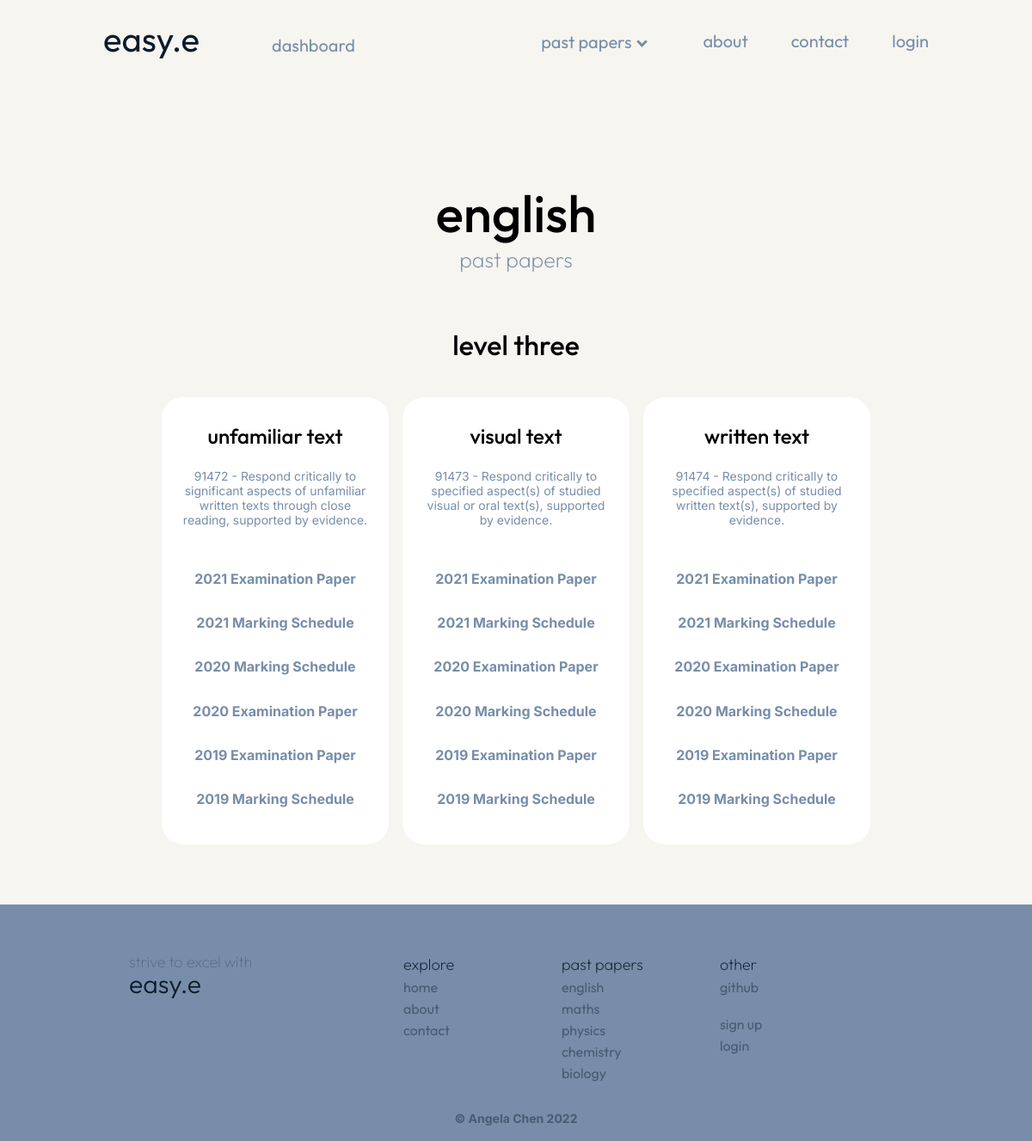
/past_papers_english, run on the app's committed database.
### models.py (models this page shows, shortened)
class Paper(db.Model):
    __tablename__ = "past_papers"
    id = db.Column(db.Integer, primary_key=True)
    paper_file = db.Column(db.Text())
    name = db.Column(db.Text())
    subject = db.Column(db.Integer, db.ForeignKey("subjects.id"))
    standard = db.Column(db.Text())

### main.py (the view)
@app.route("/past_papers_english")
def english():
    epapers = models.Paper.query.filter_by(subject=1)
    return render_template(
        "english.html", page_title="English_Past_Papers", epapers=epapers
    )

### templates/english.html (shortened to what this page needs)
{% extends "layout.html" %}
{% block content %}
<div class="subject_header">
    <h1 class="subject_title">english</h1>
    <h2 class="subject_subtitle">past papers</h2>
</div>
<div class="page">
    <h1 class="level">level three</h1>
    <div class="standard">
        <div class="standard_box">
            <h2 class="standard_title">unfamiliar text</h2>
            <p class="standard_description">91472 - Respond critically to significant aspects of unfamiliar written texts through close reading, supported by evidence.</p>
            {% for epaper in epapers %}
            {% if epaper.standard == "unfamiliar" %}
            <ul>
                <a class="paper_link" href="/static/past_paper_files/{{epaper.paper_file}}" target="_blank">{{epaper.name}}</a>
            </ul>
            {% endif %}
            {% endfor %}
        </div>
        <div class="standard_box">
            <h2 class="standard_title">visual text</h2>
            <p class="standard_description">91473 - Respond critically to specified aspect(s) of studied visual or oral text(s), supported by evidence. </p>
            {% for epaper in epapers %}
            {% if epaper.standard == "visual" %}
            <ul>
                <a class="paper_link" href="/static/past_paper_files/{{epaper.paper_file}}" target="_blank">{{epaper.name}}</a>
            </ul>
            {% endif %}
            {% endfor %}
        </div>
        <div class="standard_box">
            <h2 class="standard_title">written text</h2>
            <p class="standard_description">91474 - Respond critically to specified aspect(s) of studied written text(s), supported by evidence.</p>
            {% for epaper in epapers %}
            {% if epaper.standard == "written" %}
            <ul>
                <a class="paper_link" href="/static/past_paper_files/{{epaper.paper_file}}" target="_blank">{{epaper.name}}</a>
            </ul>
            {% endif %}
            {% endfor %}
        </div>
    </div>
</div>
{% endblock %}

### static/styles.css (style rules this page uses)
body { background-color: #f6f5f0; margin: 0; padding: 0; }
.subject_header { text-align: center; padding-top: 100px; padding-bottom: 20px; }
.subject_title { font-family: 'Outfit', sans-serif; font-weight: 500; font-size: 60px; }
.subject_subtitle { color: #778da9; font-family: 'Outfit', sans-serif; font-weight: 200; margin-top: -40px; font-size: 25px; }
.page { width: 70%; margin: auto; }
.level { font-family: 'Outfit', sans-serif; font-weight: 500; text-align: center; padding-bottom: 20px; }
.paper_link { font-family: 'Inter', sans-serif; text-decoration: none; font-weight: bold; width: 90%; margin: 0; color: #778da9; transition-duration: 0.1s; }
.standard_box ul { display: table; margin: 0; padding-bottom: 30px; text-align: center; list-style: none; padding-left: 0; }
.standard { margin: auto; position: relative; width: 100%; display: flex; }
.standard_box { width: 30%; padding: 10px; margin-left: 1%; margin-right: 1%; display: grid; float: right; background-color: white; height: 500px; border-radius: 25px; }
.standard_box:after { content: ""; display: table; clear: both; }
.standard_title { font-family: 'Outfit', sans-serif; font-weight: 500; text-align: center; }
.standard_description { font-family: 'Inter', sans-serif; color: #778da9; font-size: 14px; text-align: center; width: 90%; margin: auto; margin-bottom: 50px; }
::placeholder { color: #778da9; font-weight: normal; }

### data on the page
Paper: name "2021 Examination Paper"
Paper: name "2021 Marking Schedule"
Paper: name "2020 Marking Schedule"
Paper: name "2020 Examination Paper"
Paper: name "2019 Examination Paper"
Paper: name "2019 Marking Schedule"
Paper: name "2021 Examination Paper"
Paper: name "2021 Marking Schedule"
Paper: name "2020 Examination Paper"
Paper: name "2020 Marking Schedule"
Paper: name "2019 Examination Paper"
Paper: name "2019 Marking Schedule"
Paper: name "2021 Examination Paper"
Paper: name "2021 Marking Schedule"
Paper: name "2020 Examination Paper"
Paper: name "2020 Marking Schedule"
Paper: name "2019 Examination Paper"
Paper: name "2019 Marking Schedule"
